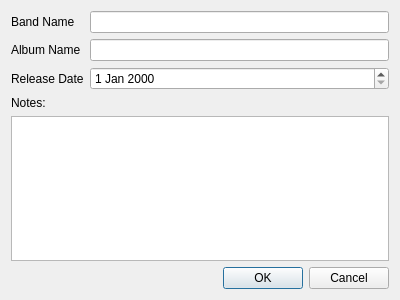
<?xml version="1.0" encoding="UTF-8"?>
<ui version="4.0">
 <class>Editor</class>
 <widget class="QDialog" name="Editor">
  <property name="geometry">
   <rect>
    <x>0</x>
    <y>0</y>
    <width>400</width>
    <height>300</height>
   </rect>
  </property>
  <property name="windowTitle">
   <string>Dialog</string>
  </property>
  <layout class="QVBoxLayout" name="verticalLayout">
   <item>
    <layout class="QGridLayout" name="gridLayout">
     <item row="2" column="0">
      <widget class="QLabel" name="label_3">
       <property name="text">
        <string>Release Date</string>
       </property>
      </widget>
     </item>
     <item row="1" column="2">
      <widget class="QLineEdit" name="txtAlbum"/>
     </item>
     <item row="0" column="2">
      <widget class="QLineEdit" name="txtBand"/>
     </item>
     <item row="1" column="0">
      <widget class="QLabel" name="label">
       <property name="text">
        <string>Album Name</string>
       </property>
      </widget>
     </item>
     <item row="0" column="0">
      <widget class="QLabel" name="label_2">
       <property name="text">
        <string>Band Name</string>
       </property>
      </widget>
     </item>
     <item row="2" column="2">
      <widget class="QDateEdit" name="dtRelease"/>
     </item>
    </layout>
   </item>
   <item>
    <widget class="QLabel" name="label_4">
     <property name="text">
      <string>Notes:</string>
     </property>
    </widget>
   </item>
   <item>
    <widget class="QPlainTextEdit" name="ptxtNotes"/>
   </item>
   <item>
    <widget class="QDialogButtonBox" name="buttonBox">
     <property name="orientation">
      <enum>Qt::Horizontal</enum>
     </property>
     <property name="standardButtons">
      <set>QDialogButtonBox::Cancel|QDialogButtonBox::Ok</set>
     </property>
    </widget>
   </item>
  </layout>
 </widget>
 <resources/>
 <connections>
  <connection>
   <sender>buttonBox</sender>
   <signal>accepted()</signal>
   <receiver>Editor</receiver>
   <slot>accept()</slot>
   <hints>
    <hint type="sourcelabel">
     <x>248</x>
     <y>254</y>
    </hint>
    <hint type="destinationlabel">
     <x>157</x>
     <y>274</y>
    </hint>
   </hints>
  </connection>
  <connection>
   <sender>buttonBox</sender>
   <signal>rejected()</signal>
   <receiver>Editor</receiver>
   <slot>reject()</slot>
   <hints>
    <hint type="sourcelabel">
     <x>316</x>
     <y>260</y>
    </hint>
    <hint type="destinationlabel">
     <x>286</x>
     <y>274</y>
    </hint>
   </hints>
  </connection>
 </connections>
</ui>
